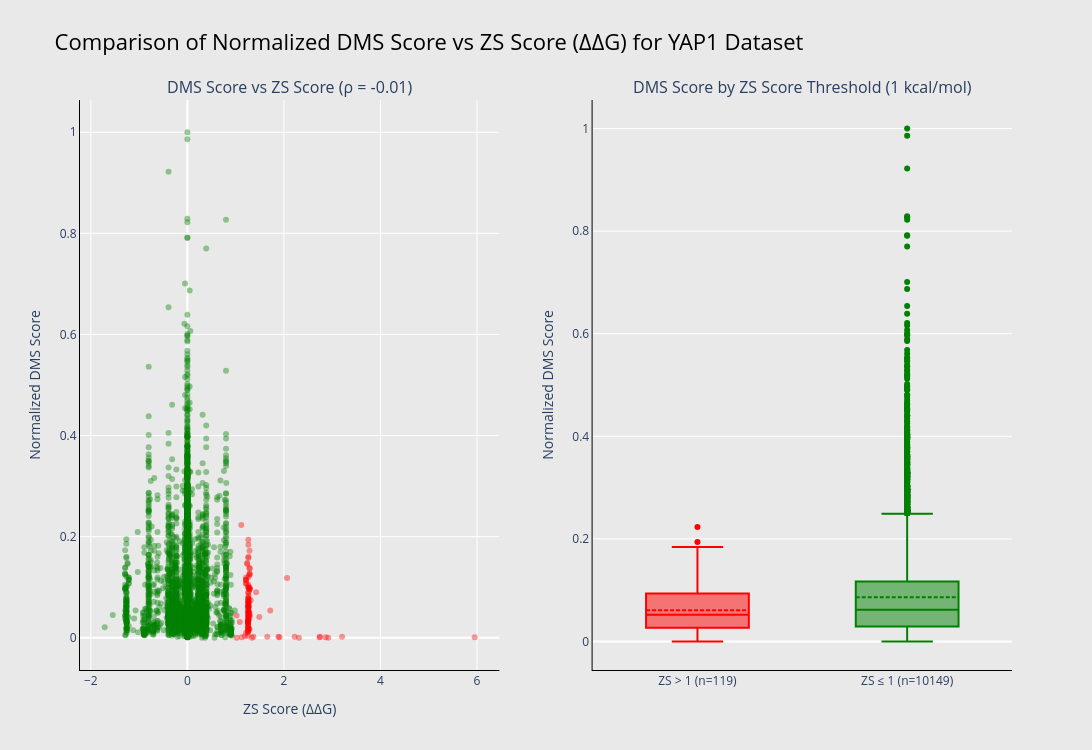

Source (notebook cell):
### Code cell
import plotly.graph_objects as go
from plotly.subplots import make_subplots

# Extract DMS and ZS scores
zs_scores = [entry[3] for entry in data]
dms_scores = [entry[2] for entry in data]

# Define threshold
threshold = 0.5

# Group data based on threshold
good_points = [(zs, dms) for zs, dms in zip(zs_scores, dms_scores) if zs <= threshold]
bad_points = [(zs, dms) for zs, dms in zip(zs_scores, dms_scores) if zs > threshold]

# DMS scores for boxplots
good_dms = [dms for _, dms in good_points]
bad_dms = [dms for _, dms in bad_points]

# Compute means
mean_good = sum(good_dms) / len(good_dms) if good_dms else 0
mean_bad = sum(bad_dms) / len(bad_dms) if bad_dms else 0

# Create subplots
dms_vs_zs = make_subplots(
    rows=1,
    cols=2,
    subplot_titles=(
        f"DMS Score vs ZS Score (ρ = {pearson_correlation(dms_scores, zs_scores):.2f})",
        f"DMS Score by ZS Score Threshold ({threshold} kcal/mol)"
    )
)

# Scatterplot
dms_vs_zs.add_trace(go.Scatter(
    x=[zs for zs, _ in good_points],
    y=[dms for _, dms in good_points],
    mode='markers',
    marker=dict(color='green', opacity=0.4),
    name=f'ZS ≤ {threshold}',
), row=1, col=1)

dms_vs_zs.add_trace(go.Scatter(
    x=[zs for zs, _ in bad_points],
    y=[dms for _, dms in bad_points],
    mode='markers',
    marker=dict(color='red', opacity=0.4),
    name=f'ZS > {threshold}',
), row=1, col=1)

# Boxplots
dms_vs_zs.add_trace(go.Box(
    y=bad_dms,
    boxmean=True,
    name=f'ZS > {threshold} (n={len(bad_dms)})',
    marker_color='red',
), row=1, col=2)

dms_vs_zs.add_trace(go.Box(
    y=good_dms,
    boxmean=True,
    name=f'ZS ≤ {threshold} (n={len(good_dms)})',
    marker_color='green',
), row=1, col=2)

dms_vs_zs.update_layout(
    title=f"Comparison of Normalized DMS Score vs ZS Score (ΔΔG) for {data_set} Dataset",
    title_font=dict(size=22, color='black'),
    width=1400,
    height=750,
    showlegend=False,
    legend=dict(x=0.5, y=1.15, orientation='h', xanchor='center'),
    paper_bgcolor='rgb(233,233,233)',
    plot_bgcolor='rgb(233,233,233)',
)

# Axis styling
for col in [1, 2]:
    dms_vs_zs.update_xaxes(showline=True, linecolor='black', linewidth=1, row=1, col=col)
    dms_vs_zs.update_yaxes(showline=True, linecolor='black', linewidth=1, row=1, col=col)
    dms_vs_zs.update_yaxes(range=[0, None], row=1, col=col)

# Axis labels
dms_vs_zs.update_xaxes(title='ZS Score (ΔΔG)', row=1, col=1)
dms_vs_zs.update_yaxes(title='Normalized DMS Score', row=1, col=1)
dms_vs_zs.update_yaxes(title='Normalized DMS Score', row=1, col=2)

dms_vs_zs.show()

### Figure 1 — Plotly figure (JSON) as saved in the notebook; plotly's stock layout.template omitted (floating-point values rounded to 4 significant figures; data arrays with more than 128 entries replaced by an {"elided": "..."} marker saying what was removed)
{"data": [{"marker": {"color": "green", "opacity": 0.4}, "mode": "markers", "name": "ZS ≤ 1", "type": "scatter", "x": {"elided": "10149 float values"}, "xaxis": "x", "y": {"elided": "10149 float values"}, "yaxis": "y"}, {"marker": {"color": "red", "opacity": 0.4}, "mode": "markers", "name": "ZS > 1", "type": "scatter", "x": [2.918, 1.336, 1.022, 2.311, 5.952, 2.737, 2.865, 1.907, 1.125, 1.655, 3.205, 2.747, 1.887, 1.367, 2.222, 1.192, 1.252, 1.258, 1.215, 1.258, 1.258, 1.258, 1.283, 1.283, 1.258, 1.258, 1.258, 1.258, 1.258, 1.258, 1.258, 1.258, 1.258, 1.086, 1.258, 1.258, 1.258, 1.258, 1.258, 1.264, 1.264, 1.264, 1.264, 1.264, 1.264, 1.264, 1.49, 1.264, 1.264, 1.289, 1.289, 1.019, 1.264, 1.264, 1.264, 1.264, 1.289, 1.264, 1.264, 1.264, 1.264, 1.264, 1.717, 1.264, 1.264, 1.264, 1.264, 1.264, 1.264, 1.264, 1.264, 1.264, 1.264, 1.264, 1.264, 1.264, 1.264, 1.264, 1.264, 1.264, 1.312, 1.264, 1.264, 1.264, 1.264, 1.264, 1.264, 1.264, 1.424, 1.288, 1.288, 1.288, 1.288, 1.288, 1.264, 1.264, 1.264, 1.264, 1.215, 1.215, 1.215, 1.215, 1.215, 2.065, 1.215, 1.264, 1.289, 1.289, 1.289, 1.289, 1.289, 1.239, 1.239, 1.264, 1.264, 1.289, 1.264, 1.264, 1.117], "xaxis": "x", "y": [0, 0, 0, 0, 0.001, 0.001, 0.001, 0.001, 0.001, 0.002, 0.002, 0.002, 0.002, 0.002, 0.002, 0.003, 0.004, 0.01, 0.01, 0.013, 0.013, 0.014, 0.017, 0.018, 0.019, 0.02, 0.02, 0.021, 0.023, 0.027, 0.027, 0.028, 0.03, 0.031, 0.031, 0.031, 0.031, 0.032, 0.033, 0.034, 0.035, 0.035, 0.037, 0.038, 0.038, 0.041, 0.041, 0.042, 0.043, 0.043, 0.044, 0.044, 0.045, 0.045, 0.046, 0.049, 0.049, 0.05, 0.051, 0.052, 0.053, 0.053, 0.054, 0.056, 0.058, 0.06, 0.06, 0.062, 0.062, 0.063, 0.063, 0.063, 0.066, 0.067, 0.069, 0.069, 0.07, 0.071, 0.072, 0.073, 0.074, 0.076, 0.076, 0.078, 0.079, 0.083, 0.089, 0.09, 0.09, 0.095, 0.096, 0.098, 0.098, 0.098, 0.099, 0.1, 0.102, 0.105, 0.107, 0.108, 0.114, 0.114, 0.115, 0.118, 0.119, 0.12, 0.124, 0.126, 0.127, 0.137, 0.138, 0.146, 0.148, 0.158, 0.16, 0.172, 0.184, 0.194, 0.223], "yaxis": "y"}, {"boxmean": true, "marker": {"color": "red"}, "name": "ZS > 1 (n=119)", "type": "box", "xaxis": "x2", "y": [0, 0, 0, 0, 0.001, 0.001, 0.001, 0.001, 0.001, 0.002, 0.002, 0.002, 0.002, 0.002, 0.002, 0.003, 0.004, 0.01, 0.01, 0.013, 0.013, 0.014, 0.017, 0.018, 0.019, 0.02, 0.02, 0.021, 0.023, 0.027, 0.027, 0.028, 0.03, 0.031, 0.031, 0.031, 0.031, 0.032, 0.033, 0.034, 0.035, 0.035, 0.037, 0.038, 0.038, 0.041, 0.041, 0.042, 0.043, 0.043, 0.044, 0.044, 0.045, 0.045, 0.046, 0.049, 0.049, 0.05, 0.051, 0.052, 0.053, 0.053, 0.054, 0.056, 0.058, 0.06, 0.06, 0.062, 0.062, 0.063, 0.063, 0.063, 0.066, 0.067, 0.069, 0.069, 0.07, 0.071, 0.072, 0.073, 0.074, 0.076, 0.076, 0.078, 0.079, 0.083, 0.089, 0.09, 0.09, 0.095, 0.096, 0.098, 0.098, 0.098, 0.099, 0.1, 0.102, 0.105, 0.107, 0.108, 0.114, 0.114, 0.115, 0.118, 0.119, 0.12, 0.124, 0.126, 0.127, 0.137, 0.138, 0.146, 0.148, 0.158, 0.16, 0.172, 0.184, 0.194, 0.223], "yaxis": "y2"}, {"boxmean": true, "marker": {"color": "green"}, "name": "ZS ≤ 1 (n=10149)", "type": "box", "xaxis": "x2", "y": {"elided": "10149 float values"}, "yaxis": "y2"}], "layout": {"annotations": [{"font": {"size": 16}, "showarrow": false, "text": "DMS Score vs ZS Score (ρ = -0.01)", "x": 0.225, "xanchor": "center", "xref": "paper", "y": 1, "yanchor": "bottom", "yref": "paper"}, {"font": {"size": 16}, "showarrow": false, "text": "DMS Score by ZS Score Threshold (1 kcal/mol)", "x": 0.775, "xanchor": "center", "xref": "paper", "y": 1, "yanchor": "bottom", "yref": "paper"}], "height": 750, "legend": {"orientation": "h", "x": 0.5, "xanchor": "center", "y": 1.15}, "paper_bgcolor": "rgb(233,233,233)", "plot_bgcolor": "rgb(233,233,233)", "showlegend": false, "title": {"font": {"color": "black", "size": 22}, "text": "Comparison of Normalized DMS Score vs ZS Score (ΔΔG) for YAP1 Dataset"}, "width": 1400, "xaxis": {"anchor": "y", "domain": [0, 0.45], "linecolor": "black", "linewidth": 1, "showline": true, "title": {"text": "ZS Score (ΔΔG)"}}, "xaxis2": {"anchor": "y2", "domain": [0.55, 1], "linecolor": "black", "linewidth": 1, "showline": true}, "yaxis": {"anchor": "x", "domain": [0, 1], "linecolor": "black", "linewidth": 1, "range": [0, null], "showline": true, "title": {"text": "Normalized DMS Score"}}, "yaxis2": {"anchor": "x2", "domain": [0, 1], "linecolor": "black", "linewidth": 1, "range": [0, null], "showline": true, "title": {"text": "Normalized DMS Score"}}}}
